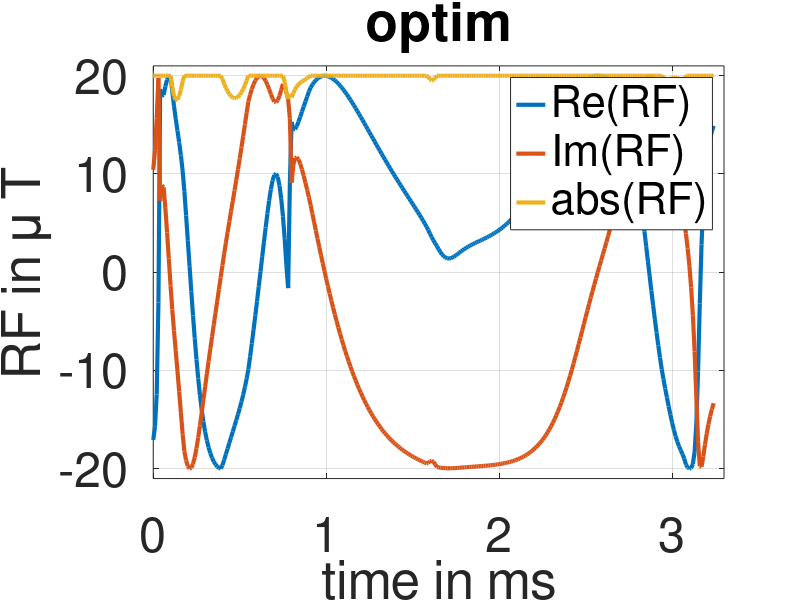
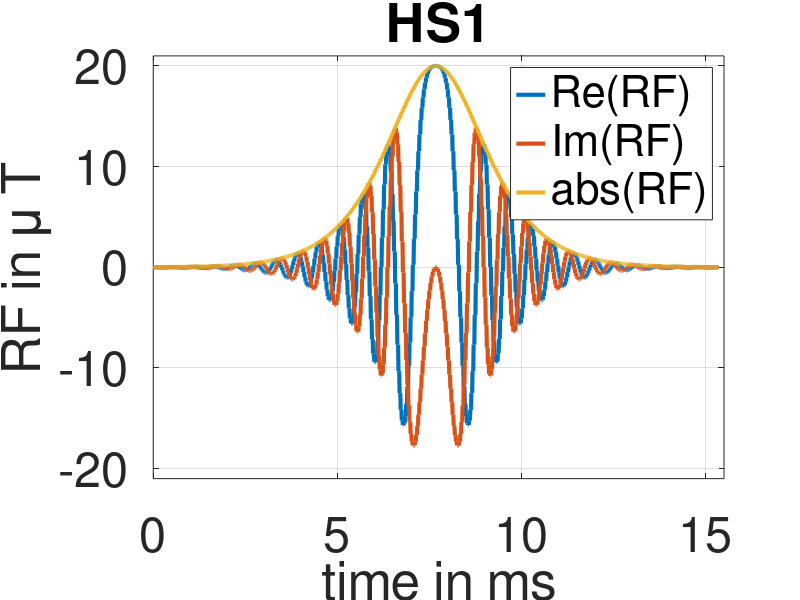
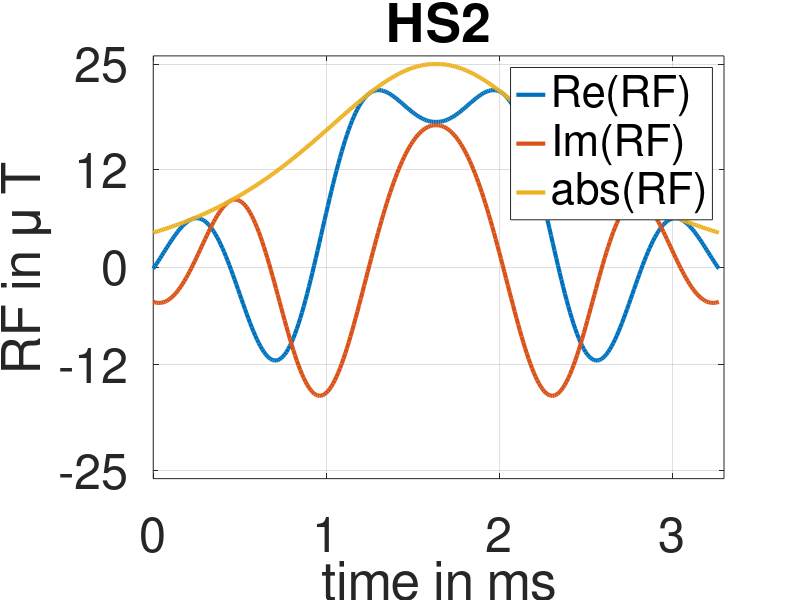
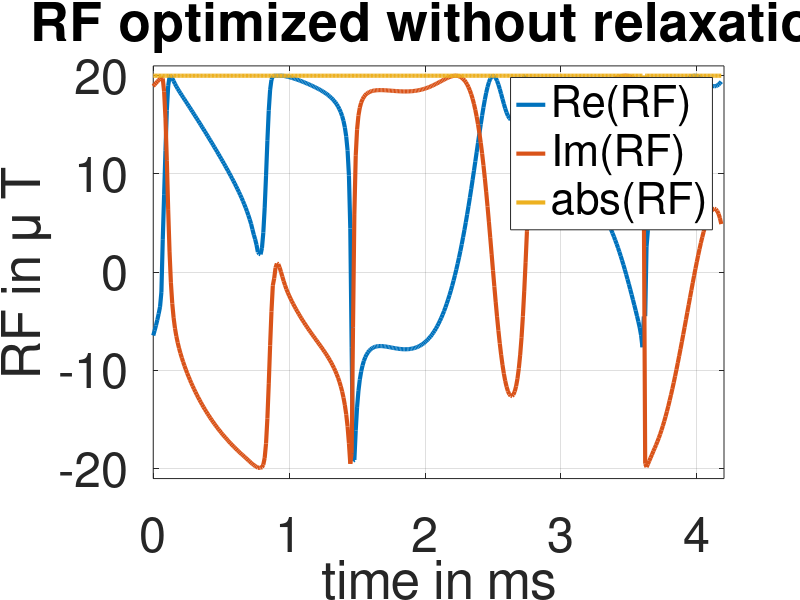

Write the MATLAB code that produced these figures, in order.
clear
clc

%%% Robust Inversion Pulses with different optimization aims
% See
% C. Graf, M. Soellradl, C.S. Aigner, A. Rund, R. Stollberger
% Advanced design of MRI inversion pulses for inhomogeneous field
% conditions by optimal control
% NMR in Biomedicine. 2022;e4790
% doi: 10.1002/nbm.4790
%%%


tau = 0.01; % time step length in ms
%%
%%% 1 \Delta B_0 and B_1^+ robust inversion pulse
load('optim.mat')
figure
plot((0:tau:(length(u)-1)*tau), u*10^3, 'LineWidth', 3)
hold on
plot((0:tau:(length(u)-1)*tau), v*10^3, 'LineWidth', 3)
plot((0:tau:(length(u)-1)*tau), sqrt(u.^2+v.^2)*10^3, 'LineWidth', 3)
ax = gca;
set(gca, 'FontSize', 35)
legend('Re(RF)','Im(RF)','abs(RF)')
xlabel('time in ms')
ylabel('RF in \mu T')
set(gca, 'XLim',[0, 3.3], 'XTick', [0 1 2 3])
set(gca, 'YLim', [-21 21], 'YTick', [-20 -10 0 10 20])
title('optim')
grid on

%%
%%% 2 long hyperbolic secant pulse HS1
load('HS1.mat')
figure
plot((0:tau:(length(u)-1)*tau), u*10^3, 'LineWidth', 3)
hold on
plot((0:tau:(length(u)-1)*tau), v*10^3, 'LineWidth', 3)
plot((0:tau:(length(u)-1)*tau), sqrt(u.^2+v.^2)*10^3, 'LineWidth', 3)
ax = gca;
set(gca, 'FontSize', 35)
legend('Re(RF)','Im(RF)','abs(RF)')
xlabel('time in ms')
ylabel('RF in \mu T')
set(gca, 'XLim',[0, 15.5], 'XTick', [0 5 10 15])
set(gca, 'YLim', [-21 21], 'YTick', [-20 -10 0 10 20])
title('HS1')
grid on


%%
%%% 3 short hyperbolic secant pulse HS2
load('HS2.mat')
figure
plot((0:tau:(length(u)-1)*tau), u*10^3, 'LineWidth', 3)
hold on
plot((0:tau:(length(u)-1)*tau), v*10^3, 'LineWidth', 3)
plot((0:tau:(length(u)-1)*tau), sqrt(u.^2+v.^2)*10^3, 'LineWidth', 3)
ax = gca;
set(gca, 'FontSize', 35)
legend('Re(RF)','Im(RF)','abs(RF)')
xlabel('time in ms')
ylabel('RF in \mu T')
set(gca, 'XLim',[0, 3.3], 'XTick', [0 1 2 3])
set(gca, 'YLim', [-26 26], 'YTick', [-25 -12 0 12 25])
title('HS2')
grid on


%% 
%%% 4 optimized RF pulses that neglected relaxation effects during
%%% optimization
load('optim_norelax.mat')
figure
plot((0:tau:(length(u)-1)*tau), u*10^3, 'LineWidth', 3)
hold on
plot((0:tau:(length(u)-1)*tau), v*10^3, 'LineWidth', 3)
plot((0:tau:(length(u)-1)*tau), sqrt(u.^2+v.^2)*10^3, 'LineWidth', 3)
ax = gca;
set(gca, 'FontSize', 35)
legend('Re(RF)','Im(RF)','abs(RF)')
xlabel('time in ms')
ylabel('RF in \mu T')
set(gca, 'XLim',[0, 4.2], 'XTick', [0 1 2 3 4])
set(gca, 'YLim', [-21 21], 'YTick', [-20 -10 0 10 20])
title('RF optimized without relaxation')
grid on

%%
%%% 5 optimized RF pulse with a decreased amplitude of 12 \mu T
load('optim_lowB1.mat')
figure
plot((0:tau:(length(u)-1)*tau), u*10^3, 'LineWidth', 3)
hold on
plot((0:tau:(length(u)-1)*tau), v*10^3, 'LineWidth', 3)
plot((0:tau:(length(u)-1)*tau), sqrt(u.^2+v.^2)*10^3, 'LineWidth', 3)
ax = gca;
set(gca, 'FontSize', 35)
legend('Re(RF)','Im(RF)','abs(RF)')
xlabel('time in ms')
ylabel('RF in \mu T')
set(gca, 'XLim',[0,10], 'XTick', [0 2 4 6 8])
set(gca, 'YLim', [-13 13], 'YTick', [-12 -6 0 6 12])
title('optim low B_1^+')
grid on

%%
%%% 6 non-robust inversion pulse
load('optim_nonrobust.mat')
figure
plot((0:tau:(length(u)-1)*tau), u*10^3, 'LineWidth', 3)
hold on
plot((0:tau:(length(u)-1)*tau), v*10^3, 'LineWidth', 3)
plot((0:tau:(length(u)-1)*tau), sqrt(u.^2+v.^2)*10^3, 'LineWidth', 3)
ax = gca;
set(gca, 'FontSize', 35)
legend('Re(RF)','Im(RF)','abs(RF)')
xlabel('time in ms')
ylabel('RF in \mu T')
set(gca, 'XLim',[0,0.6], 'XTick', [0 0.2 0.4 0.6])
set(gca, 'YLim', [-21 21], 'YTick', [-20 -10 0 10 20])
title('optim non-robust')
grid on


%%
%%% 7 optimized B_1^+ robust inversion pulse
load('optim_B1robust.mat')
figure
plot((0:tau:(length(u)-1)*tau), u*10^3, 'LineWidth', 3)
hold on
plot((0:tau:(length(u)-1)*tau), v*10^3, 'LineWidth', 3)
plot((0:tau:(length(u)-1)*tau), sqrt(u.^2+v.^2)*10^3, 'LineWidth', 3)
ax = gca;
set(gca, 'FontSize', 35)
legend('Re(RF)','Im(RF)','abs(RF)')
xlabel('time in ms')
ylabel('RF in \mu T')
set(gca, 'XLim',[0,1.6], 'XTick', [0 0.5 1 1.5])
set(gca, 'YLim', [-21 21], 'YTick', [-20 -10 0 10 20])
title('optim B_1^+')
grid on


%%
%%% 8 optimized \Delta B_0 robust inversion pulse
load('optim_B0robust.mat')
figure
plot((0:tau:(length(u)-1)*tau), u*10^3, 'LineWidth', 3)
hold on
plot((0:tau:(length(u)-1)*tau), v*10^3, 'LineWidth', 3)
plot((0:tau:(length(u)-1)*tau), sqrt(u.^2+v.^2)*10^3, 'LineWidth', 3)
ax = gca;
set(gca, 'FontSize', 35)
legend('Re(RF)','Im(RF)','abs(RF)')
xlabel('time in ms')
ylabel('RF in \mu T')
set(gca, 'XLim',[0,1.6], 'XTick', [0 0.5 1 1.5])
set(gca, 'YLim', [-21 21], 'YTick', [-20 -10 0 10 20])
title('optim \DeltaB_0')
grid on



%%
%%% 9 optimized B_1^+ robust inversion pulse with a shift to 3.4ppm
load('optim_B1robust_shift.mat')
figure
plot((0:tau:(length(u)-1)*tau), u*10^3, 'LineWidth', 3)
hold on
plot((0:tau:(length(u)-1)*tau), v*10^3, 'LineWidth', 3)
plot((0:tau:(length(u)-1)*tau), sqrt(u.^2+v.^2)*10^3, 'LineWidth', 3)
ax = gca;
set(gca, 'FontSize', 35)
legend('Re(RF)','Im(RF)','abs(RF)')
xlabel('time in ms')
ylabel('RF in \mu T')
set(gca, 'XLim',[0,1.6], 'XTick', [0 0.5 1 1.5])
set(gca, 'YLim', [-21 21], 'YTick', [-20 -10 0 10 20])
title('optim B_1^+ shift')
grid on